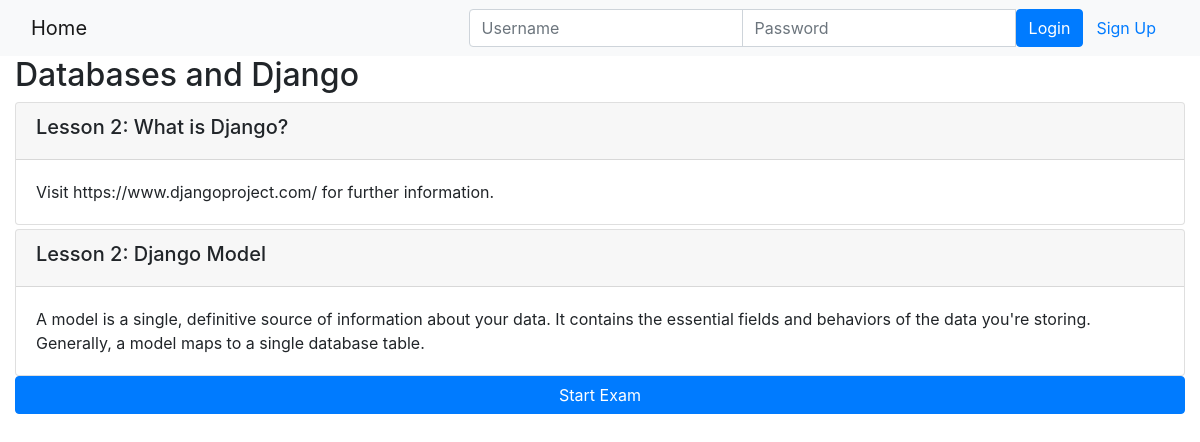
Page /onlinecourse/1/ on the committed database.
### onlinecourse/models.py (models this page shows, shortened)
class Course(models.Model):
    name = models.CharField(null=False, max_length=30, default='online course')
    image = models.ImageField(upload_to='course_images/')
    description = models.CharField(max_length=1000)
    pub_date = models.DateField(null=True)
    instructors = models.ManyToManyField(Instructor)
    users = models.ManyToManyField(settings.AUTH_USER_MODEL, through='Enrollment')
    total_enrollment = models.IntegerField(default=0)
    is_enrolled = False

class Lesson(models.Model):
    title = models.CharField(max_length=200, default="title")
    order = models.IntegerField(default=0)
    course = models.ForeignKey(Course, on_delete=models.CASCADE)
    content = models.TextField()

### onlinecourse/views.py (the view)
# urls.py: path('<int:pk>/', views.CourseDetailView.as_view(), name='course_details'),
class CourseDetailView(generic.DetailView):
    model = Course
    template_name = 'onlinecourse/course_detail_bootstrap.html'

### onlinecourse/templates/onlinecourse/course_detail_bootstrap.html (shortened to what this page needs)
<!DOCTYPE html>
<html lang="en">
<head>
     {% load static %}
    <link rel="stylesheet" href="https://maxcdn.bootstrapcdn.com/bootstrap/4.5.2/css/bootstrap.min.css">
</head>
<body>
    <nav class="navbar navbar-light bg-light">
        <div class="container-fluid">
            <div class="navbar-header">
                  <a class="navbar-brand" href="{% url 'onlinecourse:index' %}">Home</a>
            </div>
            <ul class="nav navbar-nav navbar-right">
                {% if user.is_authenticated %}
                <li>
                    <a class="btn btn-link" href="#">{{ user.first_name }}({{ user.username }})</a>
                    <a class="btn btn-link" href="{% url 'onlinecourse:logout' %}">Logout</a>
                </li>
                {% else %}
                <li>
                    <form class="form-inline" action="{% url 'onlinecourse:login' %}" method="post">
                        <div class="input-group">
                            <input type="text" class="form-control" placeholder="Username" name="username" >
                            <input type="password" class="form-control" placeholder="Password" name="pwd" >
                            <button class="btn btn-primary" type="submit">Login</button>
                            <a class="btn btn-link" href="{% url 'onlinecourse:registration' %}">Sign Up</a>
                        </div>
                    </form>
                </li>
                {% endif %}
            </ul>
        </div>
    </nav>
    <div class="container-fluid">
            <h2>{{ course.name }}</h2>
            <div class="card-columns-vertical">
                {% for lesson in course.lesson_set.all %}
                    <div class="card mt-1">
                        <div class="card-header"><h5>Lesson {{lesson.order|add:1}}: {{lesson.title}}</h5></div>
                        <div class="card-body">{{lesson.content}}</div>
                    </div>
                {% endfor %}
            </div>
            <p>
            <button class="btn btn-primary btn-block" data-toggle="collapse" href="#collapseExample" aria-controls="collapseExample">
                Start Exam
            </button>
              </p>
    </div>
</body>
</html>

### rows in the picture
Course: name "Databases and Django"
Lesson: order|add "2", title "What is Django?", content "Visit https://www.djangoproject.com/ for further information."
Lesson: order|add "2", title "Django Model", content "A model is a single, definitive source of information about your data. It contains the essential fields and behaviors of the data you're storing. Generally, a model maps to a single database table."
